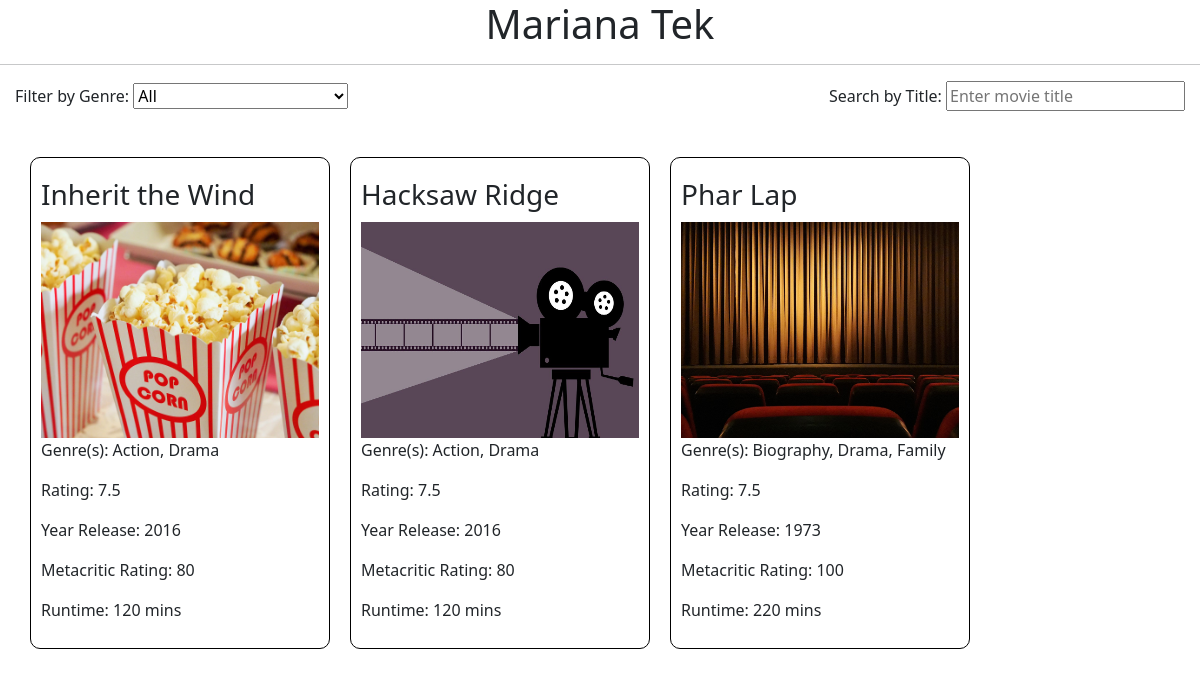
Page /movies/ on the committed database.
### movies/models.py (models this page shows, shortened)
class Movie(models.Model):
    title = models.CharField(max_length=100)
    poster = models.ImageField(upload_to='movies/images/')
    genres = models.CharField(max_length=100)
    rating = models.FloatField()
    year_release = models.IntegerField()
    metacritic_rating = models.IntegerField()
    runtime = models.IntegerField()

### movies/views.py (the view)
# urls.py: path('movies/', movie_list, name='movie_list'),
def movie_list(request):
    movies = Movie.objects.all()
    genres = Movie.objects.values_list('genres', flat=True).distinct()
    return render(request, 'movies/movie_list.html', {'movies': movies, 'genres': genres})

### movies/templates/movies/movie_list.html (shortened to what this page needs)
{% load static %}
<!DOCTYPE html>
<html>
<head>
  <link rel="stylesheet" type="text/css" href="{% static 'movies/styles.css' %}">
  <link rel="stylesheet" type="text/css" href="https://cdn.jsdelivr.net/npm/bootstrap@5.3.0/dist/css/bootstrap.min.css">
</head>
<body>
  <h1 class="title">Mariana Tek</h1>
  <hr>
  <div id="filter-search" class="d-flex justify-content-between align-items-center mb-3">
    <div class="filter">
      <label for="genre-filter">Filter by Genre:</label>
      <select id="genre-filter">
        <option value="">All</option>
      </select>
    </div>
    <div class="search">
      <label for="title-search">Search by Title:</label>
      <input type="text" id="title-search" placeholder="Enter movie title">
    </div>
  </div>
  <div id="movies-list">
    {% for movie in movies %}
      <div class="movie" data-genres="{{ movie.genres }}">
        <h3>{{ movie.title }}</h3>
        <img src="{{ movie.poster.url }}" alt="{{ movie.title }} Poster">
        <p>Genre(s): {{ movie.genres }}</p>
        <p>Rating: {{ movie.rating }}</p>
        <p>Year Release: {{ movie.year_release }}</p>
        <p>Metacritic Rating: {{ movie.metacritic_rating }}</p>
        <p>Runtime: {{ movie.runtime }} mins</p>
      </div>
    {% endfor %}
  </div>
</body>
</html>

### movies/static/movies/styles.css (style rules this page uses)
body { font-family: Arial, sans-serif; background-color: #cccccc; }
.movie { border: 1px solid black; padding: 10px; margin: 10px; border-radius: 10px; width: 300px; }
p { font-weight: 500; }
.movie img { width: 100%; height: 27vh; }
.movie h3 { margin: 10px 0; }
#movies-list { display: flex; flex-direction: row; padding: 20px; }
#filter-search { padding: 0 15px 0 15px; }
label { font-weight: 500; }
.title { text-align: center; }

### rows in the picture
Movie: title "Inherit the Wind", shows a picture, genres "Action, Drama", rating "7.5", year_release "2016", metacritic_rating "80", runtime "120"
Movie: title "Hacksaw Ridge", shows a picture, genres "Action, Drama", rating "7.5", year_release "2016", metacritic_rating "80", runtime "120"
Movie: title "Phar Lap", shows a picture, genres "Biography, Drama, Family", rating "7.5", year_release "1973", metacritic_rating "100", runtime "220"
